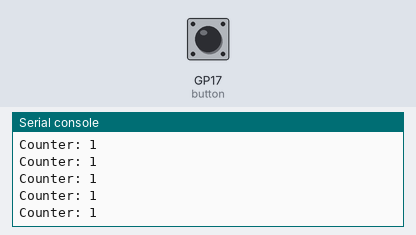
A program run on a simulated Raspberry Pi Pico running CircuitPython. Shown: the last lines printed to the serial console. Inputs (shaded band) come from the test bench; at power-on: GP17 (button) HIGH. USB keyboard and mouse output is not drawn.

Above: at 1.2 s.
1.3 s: GP17 (button) pulled LOW for 0.15 s
At 2.01 s:
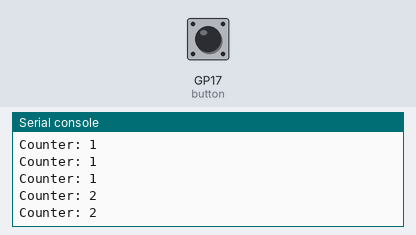
2.9 s: GP17 (button) pulled LOW for 1 s
At 4.0 s:
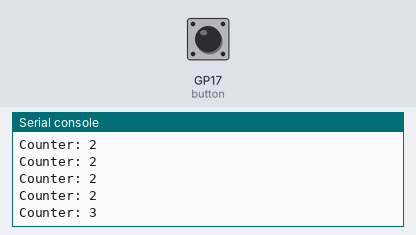
5.4 s: GP17 (button) pulled LOW for 0.15 s
At 6.12 s:
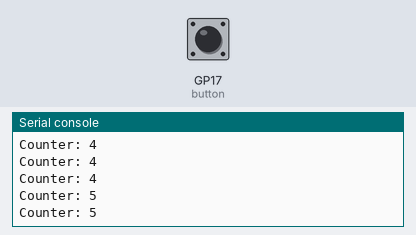
Timing chart, 0 to 8.4 s (numbered marks = the images above; inputs shaded):
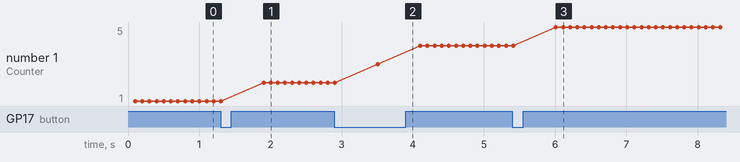

Measured:
- after the input at 1.3 s, the serial console: prints a new line after 0.60 s (image 1)
- after the input at 2.9 s, the serial console: prints a new line after 0.61 s (image 2)
- after the input at 5.4 s, the serial console: prints a new line after 0.61 s (image 3)
- plotted number 1: 1 → 2 after the input at 1.3 s, 2 → 4 after the input at 2.9 s, 4 → 5 after the input at 5.4 s

The program:

code.py
```python
import time
import digitalio
import board
import usb_hid
from adafruit_hid.keyboard import Keyboard
from adafruit_hid.keyboard_layout_us import KeyboardLayoutUS
from adafruit_hid.keycode import Keycode

# Ustawienie pinu guzika
button_pin = board.GP17
button = digitalio.DigitalInOut(button_pin)
button.direction = digitalio.Direction.INPUT
button.pull = digitalio.Pull.UP

# Ustawienie pinu do odpalania funkcji
trigger_pin = board.GP16
trigger = digitalio.DigitalInOut(trigger_pin)
trigger.direction = digitalio.Direction.INPUT
trigger.pull = digitalio.Pull.UP

# Inicjalizacja obiektu Keyboard i KeyboardLayoutUS
keyboard = Keyboard(usb_hid.devices)
keyboard_layout = KeyboardLayoutUS(keyboard)
#dodawanie info o ledach


counter = 1  # Inicjalizacja licznika

# Funkcja do obsługi akcji klawiatury
def keyboard_action():
    global counter  # Dodanie globalnej deklaracji zmiennej counter
    # Emulacja klawisza Windows+R
    keyboard.press(Keycode.GUI)
    keyboard.press(Keycode.R)
    keyboard.release_all()
    time.sleep(1.3)

    # Wpisanie tekstu 'D:\bat files\counter.bat'
    keyboard_layout.write('E:\\files\\' + str(counter) + '.bat')
    time.sleep(0.3)

    # Emulacja wciśnięcia klawisza Enter
    keyboard.press(Keycode.ENTER)
    keyboard.release_all()
    time.sleep(1.5)  # Czas oczekiwania po wpisaniu tekstu

while True:

    if not button.value:  # Sprawdzenie, czy guzik został naciśnięty
        counter += 1  # Dodanie 1 do licznika
        if counter > 6:
            counter = 1
        time.sleep(0.5)

    time.sleep(0.1)  # Czas oczekiwania, aby nie obciążać procesora

    # Wyświetlanie aktualnej wartości licznika w konsoli
    print("Counter:", counter)

    if not trigger.value:  # Sprawdzenie, czy pin trigger został naciśnięty
        # Wywołanie funkcji keyboard_action
        keyboard_action()
        time.sleep(0.5)

  
```
